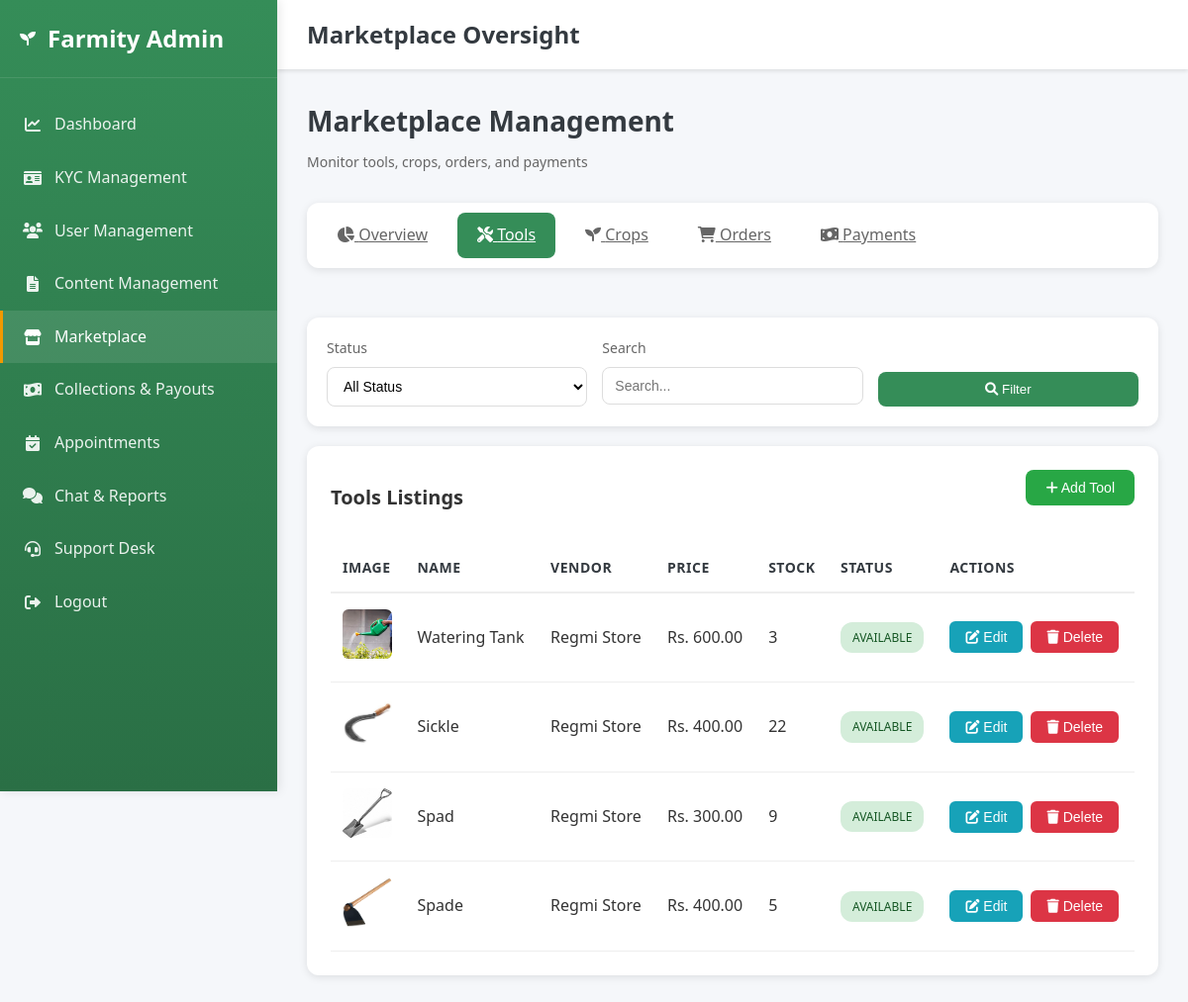
The app's page /admin-dashboard/marketplace/?section=tools (signed in), older data.
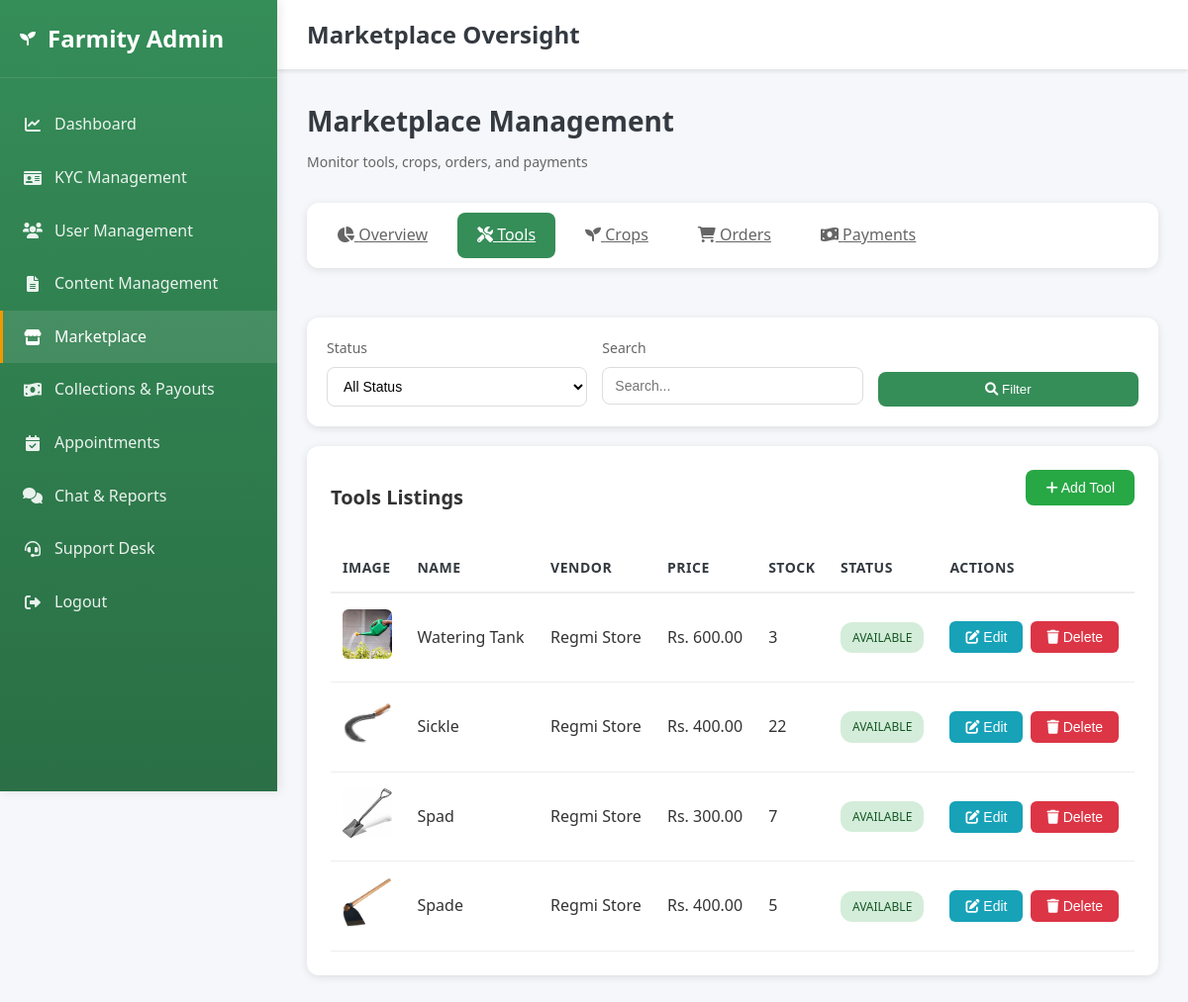
The same page, newer data.
### accounts/models.py (models this page shows, shortened)
class VendorTool(models.Model):
    vendor = models.ForeignKey(VendorProfile, on_delete=models.CASCADE, related_name='tools')
    name = models.CharField(max_length=255)
    description = models.TextField(blank=True, null=True)
    stock_quantity = models.PositiveIntegerField(default=0)
    price = models.DecimalField(max_digits=12, decimal_places=2)
    image = models.ImageField(upload_to='tool_images/', blank=True, null=True)
    is_available = models.BooleanField(default=True)
    created_at = models.DateTimeField(auto_now_add=True)
    class Meta:
        ordering = ('-created_at',)

class VendorProfile(models.Model):
    user = models.OneToOneField(User, on_delete=models.CASCADE, related_name='vendor_profile')
    company_name = models.CharField(max_length=255, blank=True, null=True)
    logo = models.ImageField(upload_to='vendor_logos/', blank=True, null=True)
    address = models.TextField(blank=True, null=True)
    contact = models.CharField(max_length=20, blank=True, null=True)
    website = models.URLField(max_length=255, blank=True, null=True)
    business_type = models.CharField(max_length=100, blank=True, null=True, help_text="e.g., Equipment supplier, Seeds & fertilizers")
    description = models.TextField(blank=True, null=True, help_text="Business description")
    previous_released_amount = models.DecimalField(
        max_digits=12, decimal_places=2, default=300, blank=True,
        help_text="Earnings already released by admin before system tracking (e.g. 300)"
    )

class User(AbstractBaseUser, PermissionsMixin):
    ROLE_CHOICES = (
        ('admin', 'Admin'),
        ('buyer', 'Buyer'),
        ('farmer', 'Farmer'),
        ('agricultural_expert', 'Agricultural Expert'),
        ('vendor', 'Vendor'),
    )
    email = models.EmailField(unique=True)
    phone = models.CharField(max_length=10, unique=True, blank=True, null=True)
    role = models.CharField(max_length=20, choices=ROLE_CHOICES, default='buyer')
    is_active = models.BooleanField(default=True)
    email_verified = models.BooleanField(default=False)
    is_verified = models.BooleanField(default=False)
    is_staff = models.BooleanField(default=False)
    date_joined = models.DateTimeField(auto_now_add=True)
    objects = UserManager()
    USERNAME_FIELD = 'email'
    REQUIRED_FIELDS = []

### accounts/views.py (the view, shortened to what this page needs)
# urls.py: path('admin-dashboard/marketplace/', admin_marketplace_oversight, name='admin_marketplace_oversight'),
@login_required
def admin_marketplace_oversight(request):
    if request.user.role != 'admin':
        return _redirect_to_role_home_response(request.user)
    section = request.GET.get('section', 'overview')  # 'overview', 'tools', 'crops', 'orders', 'payments'
    status_filter = request.GET.get('status', 'all')
    search_query = request.GET.get('search', '').strip()
    context = {}
    context['farmers'] = FarmerProfile.objects.select_related('user').all()
    context['vendors'] = VendorProfile.objects.select_related('user').all()
    if section == 'overview' or section == 'tools':
        tools = VendorTool.objects.select_related('vendor', 'vendor__user').order_by('-created_at')
        if status_filter == 'available':
            tools = tools.filter(is_available=True)
        elif status_filter == 'unavailable':
            tools = tools.filter(is_available=False)
        if search_query:
            tools = tools.filter(
                Q(name__icontains=search_query) |
                Q(vendor__company_name__icontains=search_query) |
                Q(vendor__user__email__icontains=search_query)
            )
        context['tools'] = tools
        context['total_tools'] = VendorTool.objects.count()
        context['available_tools'] = VendorTool.objects.filter(is_available=True, stock_quantity__gt=0).count()
    else:
        context['tools'] = VendorTool.objects.none()
        context['total_tools'] = VendorTool.objects.count()
        context['available_tools'] = VendorTool.objects.filter(is_available=True, stock_quantity__gt=0).count()
    if section == 'overview' or section == 'crops':
        crops = FarmerProduct.objects.select_related('farmer', 'farmer__user').order_by('-created_at')
        if status_filter == 'available':
            crops = crops.filter(is_available=True)
        elif status_filter == 'unavailable':
            crops = crops.filter(is_available=False)
        if search_query:
            crops = crops.filter(
                Q(name__icontains=search_query) |
                Q(farmer__name__icontains=search_query) |
                Q(farmer__user__email__icontains=search_query)
            )
        context['crops'] = crops
        context['total_crops'] = FarmerProduct.objects.count()
        context['available_crops'] = FarmerProduct.objects.filter(is_available=True).count()
    else:
        context['crops'] = FarmerProduct.objects.none()
        context['total_crops'] = FarmerProduct.objects.count()
        context['available_crops'] = FarmerProduct.objects.filter(is_available=True).count()
    context['section'] = section
    context['status_filter'] = status_filter
    context['search_query'] = search_query
    return render(request, 'admin_marketplace_oversight.html', context)

### accounts/context_processors.py (called while the page is built)
def admin_collections_payouts_summary(request):
    if not request.user.is_authenticated or getattr(request.user, 'role', None) != 'admin':
        return {}
    from .models import Order
    collected = Order.objects.filter(payment_status=Order.PAYMENT_STATUS_COMPLETED)
    total_collected = collected.aggregate(t=Sum('total_amount'))['t'] or Decimal('0')
    pending_q = Q(payout_status__isnull=True) | Q(payout_status=Order.PAYOUT_PENDING)
    total_pending = collected.filter(pending_q).aggregate(t=Sum('total_amount'))['t'] or Decimal('0')
    total_paid_out = total_collected - total_pending
    return {
        'admin_total_collected': float(total_collected),
        'admin_total_pending_payout': float(total_pending),
        'admin_total_paid_out': float(total_paid_out),
    }

### templates/admin_marketplace_oversight.html (shortened to what the changed rows need)
<!DOCTYPE html>
<html lang="en">
<head>
    <link rel="stylesheet" href="/static/css/style.css">
    <link href="https://cdnjs.cloudflare.com/ajax/libs/font-awesome/6.0.0/css/all.min.css" rel="stylesheet">
</head>
<body>
    <aside class="sidebar">
        <div class="sidebar-header">
            <h2>Farmity Admin</h2>
        </div>
    </aside>
    <div class="main-content">
        <header class="top-header">
            <h1 class="header-title">Marketplace Oversight</h1>
        </header>
        <div class="dashboard-content">
            <div class="page-header">
                <h2 class="page-title">Marketplace Management</h2>
            </div>
            {% if section == 'overview' or section == 'tools' %}
            <div class="table-container">
                {% if tools %}
                <table class="data-table">
                    <thead>
                        <tr>
                            <th>Image</th>
                            <th>Name</th>
                            <th>Vendor</th>
                            <th>Price</th>
                            <th>Stock</th>
                            <th>Status</th>
                            <th>Actions</th>
                        </tr>
                    </thead>
                    <tbody>
                        {% for tool in tools %}
                        <tr>
                            <td>
                                {% if tool.image %}
                                <img src="{{ tool.image.url }}" alt="{{ tool.name }}" class="item-image">
                                {% else %}
                                <div class="item-image" style="background: #eee; display: flex; align-items: center; justify-content: center;">
                                    <i class="fas fa-tools"></i>
                                </div>
                                {% endif %}
                            </td>
                            <td>{{ tool.name }}</td>
                            <td>{{ tool.vendor.company_name|default:tool.vendor.user.email }}</td>
                            <td>Rs. {{ tool.price }}</td>
                            <td>{{ tool.stock_quantity }}</td>
                            <td>
                                <span class="status-badge {% if tool.is_available %}available{% else %}unavailable{% endif %}">
                                    {% if tool.is_available %}Available{% else %}Unavailable{% endif %}
                                </span>
                            </td>
                            <td>
                                <div class="action-buttons" style="display: flex; gap: 8px;">
                                    <button class="btn btn-edit" onclick="openEditToolModal({{ tool.id }}, '{{ tool.name|escapejs }}', '{{ tool.description|default:""|escapejs }}', {{ tool.vendor.id }}, {{ tool.price }}, {{ tool.stock_quantity }}, {{ tool.is_available|yesno:"true,false" }})" style="background: var(--info); color: white; padding: 8px 16px; border: none; border-radius: 6px; cursor: pointer; font-size: 14px; font-weight: 500;">
                                        <i class="fas fa-edit"></i> Edit
                                    </button>
                                    <button class="btn btn-delete" onclick="confirmDeleteTool({{ tool.id }}, '{{ tool.name|escapejs }}')" style="background: var(--danger); color: white; padding: 8px 16px; border: none; border-radius: 6px; cursor: pointer; font-size: 14px; font-weight: 500;">
                                        <i class="fas fa-trash"></i> Delete
                                    </button>
                                </div>
                            </td>
                        </tr>
                        {% endfor %}
                    </tbody>
                </table>
                {% else %}
                <p style="text-align: center; padding: 40px; color: #999;">No tools found</p>
                {% endif %}
            </div>
            {% endif %}
        </div>
    </div>
</body>
</html>

Row changes from the older to the newer data that the page shows:
changed VendorTool "Spad": stock_quantity "9" → "7"
